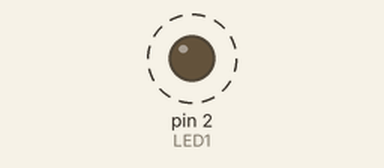
Simulated run of this sketch. Board: Arduino Uno, built with avr-gcc and run on an emulated ATmega328P. Parts: output pins drawn as LEDs (lit = HIGH). Dashed ring = blinking.

Above: at 0.5 s.
Timing chart, 0 to 4.6 s (numbered marks = the images above):
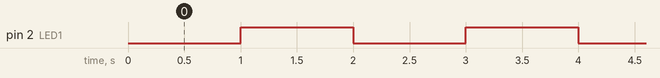

Measured:
- by itself, pin 2 (LED1): alternates HIGH for 1.0 s and LOW for 1.0 s

The sketch:

Blink_led.ino
```cpp
#define LED1 2

void setup() {
  pinMode(LED1, OUTPUT);
}

void loop() {
  digitalWrite(LED1, 0);
  delay(1000);
  digitalWrite(LED1, 1);
  delay(1000);
}
```
